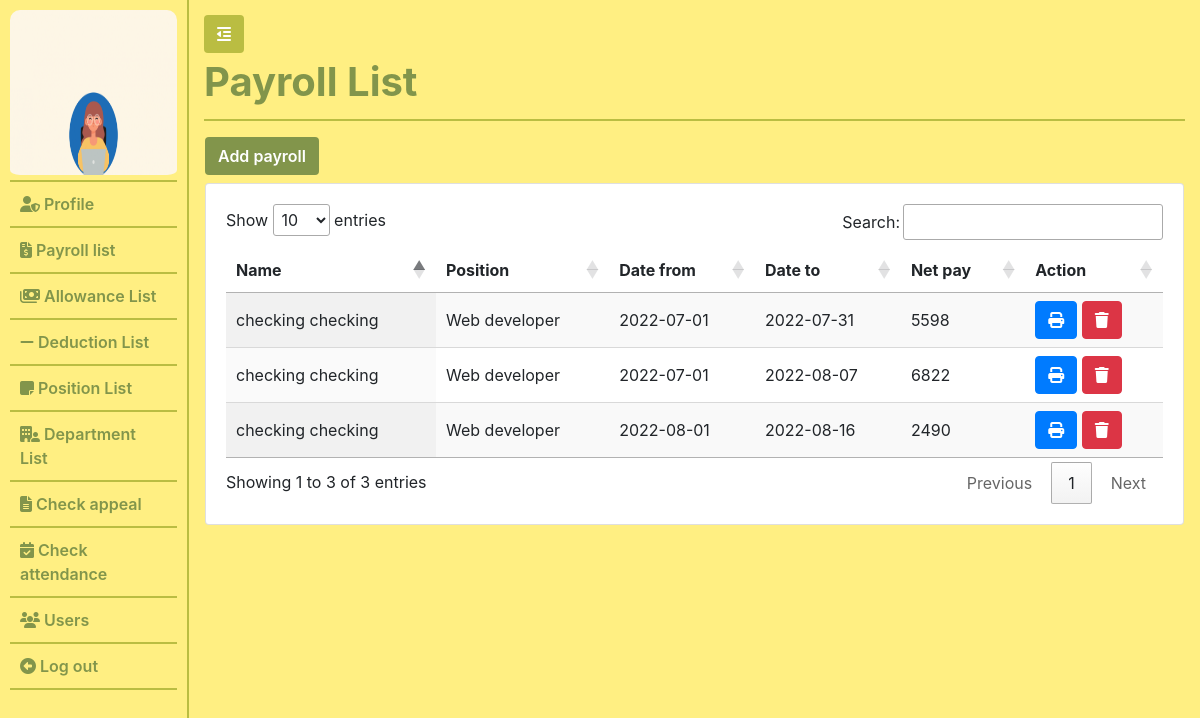
The app's page /admin/payroll.php (signed in) with its own data.
### tables this page shows
CREATE TABLE `users` (
  `id` int(11) NOT NULL,
  `username` varchar(255) NOT NULL,
  `password` varchar(255) NOT NULL,
  `first_name` varchar(64) NOT NULL,
  `last_name` varchar(64) NOT NULL,
  `user_role` varchar(255) NOT NULL,
  `user_image` varchar(255) DEFAULT NULL,
  `qr_code` varchar(255) NOT NULL,
  `qrcode_path` text NOT NULL,
  `position_id` int(11) NOT NULL
);

CREATE TABLE `salary` (
  `id` int(11) NOT NULL,
  `user_id` int(11) NOT NULL,
  `date_from` date NOT NULL,
  `date_to` date NOT NULL,
  `position` varchar(255) NOT NULL,
  `total_salary` int(11) NOT NULL
);

### common/classes/Session_user.php (called while the page is built, shortened)
<?php
    Class Session{
        private $id;
        public function get_user_id(){
            return $this->id;
        }
        public function check_if_logged_in(){
            if(isset($_SESSION['id']) && isset($_SESSION['user_role'])){
                $this->id = $_SESSION['id'];
            }else{
                unset($this->id);
                unset($this->user_role);
                $this->logged_in = false;
            }
        }
    }
    $session = new Session();

### common/classes/Database.php (called while the page is built, shortened)
<?php
    class Database{
        private $connection;
        public $servername = "localhost";
        public $user = "root";
        public $password = "";
        public $database_name = "ams_with_qrcode";
        public function connect_database(){
            $db = new mysqli($this->servername, $this->user, $this->password, $this->database_name);
            $this->connection = $db;
        }
        public function query($sql){
            $result =  $this->connection->query($sql);
            return $result;
        }
    }
    $database = new Database();
?>

### common/classes/DB_object.php (called while the page is built, shortened)
<?php
    class DB_object{
        protected static $db_name = "users";
        public static function find_by_id( $id){
            $result = static::find_by_query("SELECT * FROM " . static::$db_name . " WHERE id = $id");
            return (!empty($result)) ? array_shift($result) : false;
        }
        public static function find_all(){
            $result = static::find_by_query("SELECT * FROM ". static::$db_name);
            return (!empty($result)) ? $result: false;
        }
        public static function find_by_query($sql){
            global $database;
            $result_query = $database->query($sql);
            $the_object_array = [];
            while($row = mysqli_fetch_assoc($result_query)){
                $the_object_array[] = static::instantiation($row);
            }
            return $the_object_array;
        }
        public static function instantiation($row){
            $called_object = new $get_called_class;
            foreach($row as $attribute => $value){
                if($called_object->has_attribute($attribute)){
                    $called_object->$attribute = $value;
                }
            }
            return $called_object;
        }
        public function has_attribute($attribute){
            $object_properties = get_object_vars($this);
            return array_key_exists($attribute, $object_properties);
        }
    }
?>

### common/classes/User.php (called while the page is built, shortened)
<?php
    class User extends DB_object{
        public $user_image;
        private $upload_directory = "..".DS."admin".DS.'images';
        private $img_placeholder = "https://place-hold.it/128x128?text=User+image";
        public function display_user_photo(){
            return (empty($this->user_image)) ? $this->img_placeholder : $this->upload_directory.DS.$this->user_image;
        }
    }
?>

### admin/payroll.php (the view, shortened to what this page needs)
<?php require_once "includes/header.php" ?>
<?php
    $all_salary = Salary::find_all();
    (!$all_salary) ? $all_salary=[] :"";
?>
                <?php require_once "includes/side-nav.php" ?>
                <div class="page-wrapper">
                    <button class="btn toggle-icon">
                        <span> <i class="fas fa-outdent"></i> </span>
                    </button>
                    <div class="page-header">
                        <h1 class="">Payroll List</h1>
                    </div>
                        <div class="row">
                            <div class="col-lg-12 p-3">
                                <a href="add_payroll.php" class="btn add_salary_btn mb-2">Add payroll</a>
                            <div class="card  ">
                              <div class="card-body">
                              <table id="salary_table" class="display hover table-responsive-lg">
                                <thead>
                                    <tr>
                                        <th>Name</th>
                                        <th>Position</th>
                                        <th>Date from</th>
                                        <th>Date to</th>
                                        <th>Net pay</th>
                                        <th>Action</th>
                                    </tr>
                                </thead>
                                <tbody>
                                    <?php
                                        foreach ($all_salary as $salary) {
                                            echo "<tr dId={$salary->id}>";
                                            $user_salary = User::find_by_id($salary->user_id);
                                            echo "<td>" . $user_salary->first_name . " " . $user_salary->last_name . "</td>";
                                            echo "<td>" . $salary->position . "</td>";
                                            echo "<td>" . $salary->date_from . "</td>";
                                            echo "<td>" . $salary->date_to . "</td>";
                                            echo "<td>" . $salary->total_salary . "</td>";
                                            echo "<td> <span>
                                                        <button class='btn btn-primary print_salary'
                                                        dt_to={$salary->date_to}
                                                        dt_frm={$salary->date_from}
                                                        usId={$user_salary->id}
                                                        us_ttl_sly={$salary->total_salary}
                                                         '>
                                                        <i class='fas fa-print'></i>
                                                        </button>
                                                        <button title='Delete' type='submit' class='btn btn-danger delete_btn' salaryId={$salary->id} > <i class='fas fa-trash'></i> </button>
                                                    </span> </td>";
                                            echo "</tr>";
                                        }
                                    ?>
                                </tbody>
                            </table>
                              </div>
                            </div>
                            </div>
                        </div>
                </div>
        <?php require_once "includes/footer.php" ?>

### admin/includes/side-nav.php
<div id="my-nav" class="side-nav">
                        <ul class="navbar-nav flex-column vertical-nav">
                            <div class="user-image-container">
                                <img src="<?= $user->display_user_photo() ?>" alt="" id="user_image">
                            </div>
                                <li class="nav-item ">
                                    <a class="nav-link" href="profile.php"> <i class="fas fa-user-shield"></i> Profile</a>
                                </li>
                                <li class="nav-item">
                                    <a class="nav-link " href="payroll.php" > <i class="fas fa-file-invoice-dollar"></i> Payroll list</a>
                                </li>
                                <li class="nav-item">
                                    <a class="nav-link " href="allowance.php" > <i class="fas fa-money-bills"></i> Allowance List</a>
                                </li>
                                <li class="nav-item">
                                    <a class="nav-link " href="admin_deduction.php" > <i class="fas fa-minus"></i> Deduction List</a>
                                </li>
                                <li class="nav-item">
                                    <a class="nav-link " href="position_list.php" > <i class="fas fa-note-sticky"></i> Position List</a>
                                </li>
                                <li class="nav-item">
                                    <a class="nav-link " href="admin_department.php" > <i class="fas fa-building-user"></i> Department List</a>
                                </li>
                                <li class="nav-item">
                                    <a class="nav-link " href="admin_appeal.php" > <i class="fas fa-file-lines"></i> Check appeal</a>
                                </li>
                                <li class="nav-item">
                                    <a class="nav-link " href="check_attendance.php" > <i class="fas fa-calendar-check"></i> Check attendance</a>
                                </li>
                                <li class="nav-item">
                                    <a class="nav-link " href="users.php" > <i class="fas fa-users"></i> Users</a>
                                </li>
                            <li class="nav-item">
                                <a class="nav-link " href="logout.php" > <i class="fas fa-arrow-alt-circle-left"></i> Log out</a>
                            </li>
                        </ul>
                </div>

### admin/css/style.css (style rules this page uses)
* { box-sizing: border-box; }
body,html { height: 100%; width: 100%; }
.side-nav { width: 225px; background-color: #FFEF82; padding-top: 10px; border-right: 2px solid #BABD42; }
.user-image-container { border-bottom: 2px solid #BABD42; }
#user_image { border-radius: 10px; height: 170px; width: 100%; padding-bottom: 5px; }
.side-nav ul { padding: 0px 10px; height: 100vh; }
.side-nav .nav-item .nav-link { border-bottom: 2px solid #BABD42; color: #82954B; font-weight: 600; padding: 10px; }
.page-wrapper { padding: 15px; width: 100%; background-color: #FFEF82; }
.toggle-icon { background-color: #BABD42; color: #fff; }
.page-header { padding: 5px 0; border-bottom: 2px solid #BABD42; }
.page-header h1, .title-page { color:#82954B; font-weight: 700; }
.export_btn, .update_user_btn, .attendance_action_btn, .session_message, .report_btn, .add_user_btn, .add_appeal_btn, .add_deduction_btn, .add_allowance_btn, .add_salary_btn { background-color: #82954B; color: #fff; font-weight: 600; }

### records on screen
users: user_image (picture)
salary: user.first_name "checking", user.last_name "checking", position "Web developer", date_from "2022-07-01", date_to "2022-07-31", total_salary "5598"
salary: user.first_name "checking", user.last_name "checking", position "Web developer", date_from "2022-07-01", date_to "2022-08-07", total_salary "6822"
salary: user.first_name "checking", user.last_name "checking", position "Web developer", date_from "2022-08-01", date_to "2022-08-16", total_salary "2490"
